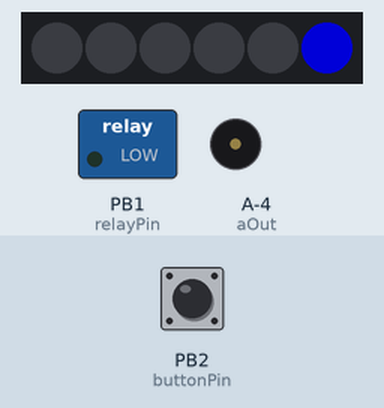
This sketch was run on a simulated ATtiny85, built with avr-gcc and run on an emulated ATtiny85. Parts: 6 RGB LEDs in strip order, left to right, switched loads named in the sketch (green lamp = pin HIGH), buzzer (waves = sounding). The inputs (shaded band) are chosen by the test bench; at power-on: PB2 (buttonPin) LOW. Dim RGB values are drawn brighter than linear.

Above: at 1.2 s.
1.3 s: PB2 (buttonPin) pulled HIGH for 0.15 s
At 3.4 s:
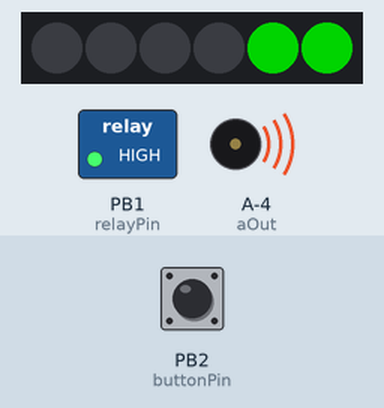
At 4.7 s:
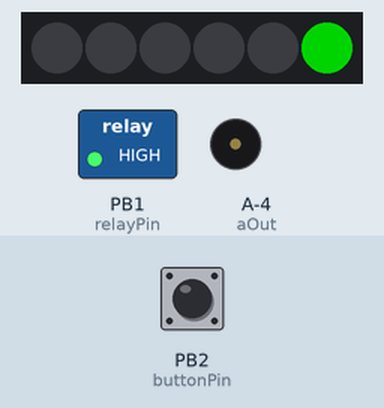
Timing chart, 0 to 7.4 s (numbered marks = the images above; inputs shaded):
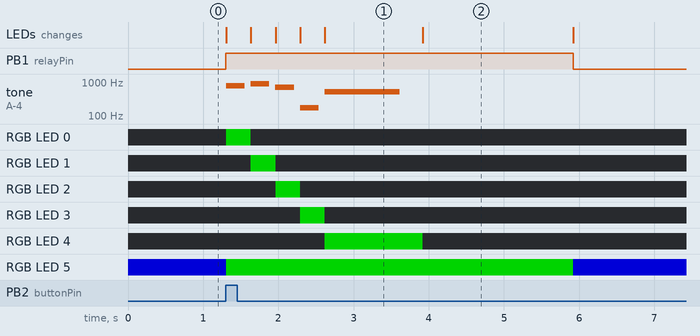

Measured:
- after the input at 1.3 s, PB1 (relayPin): LOW → HIGH at once, → LOW 4.6 s later; tone on A-4 (aOut): plays 784 Hz for 0.25 s, 880 Hz for 0.25 s, 698 Hz for 0.25 s, 175 Hz for 0.25 s, 523 Hz for 1.0 s, starting at once
- what the display in image 1 shows lasts 1.3 s, from 2.6 s to 3.9 s

The sketch:

S61ShlageDoorControl.ino
```cpp
#include "FastLED.h"
#include "pitches.h"

#define NUM_LEDS 6
#define DATA_PIN 6

CRGB leds[NUM_LEDS];
// notes in the melody:
int melody[] = {
  NOTE_G5, NOTE_A5, NOTE_F5, NOTE_F3, NOTE_C5
};
// note durations: 4 = quarter note, 8 = eighth note, etc.:
int noteDurations[] = {
  4, 4, 4, 4, 1
};
// constants won't change. They're used here to
// set pin numbers:
const int relayPin = 1;     // the number of the pushbutton pin
const int buttonPin = 2;     // the number of the pushbutton pin
// neopixel pin in #define
// const int  =  11;      // the number of the relay pin
const int rPin =  13;      // the number of the LED pin
const int bPin =  12;      // the number of the LED pin
// const int sPin =  11;      // the number of the LED pin
const int aOut =  10;      // the number of the LED pin


// variables will change:
int buttonState = 0;         // variable for reading the pushbutton status
void tones() {
  // iterate over the notes of the melody:
  for (int thisNote = 0; thisNote < 5; thisNote++) {

    // to calculate the note duration, take one second divided by the note type.
    //e.g. quarter note = 1000 / 4, eighth note = 1000/8, etc.
    int noteDuration = 1000 / noteDurations[thisNote];
    tone(aOut, melody[thisNote], noteDuration);

    leds[thisNote] = CRGB::Green;
    FastLED.show();

    // to distinguish the notes, set a minimum time between them.
    // the note's duration + 30% seems to work well:
    int pauseBetweenNotes = noteDuration * 1.30;
    delay(pauseBetweenNotes);
    // stop the tone playing:
    noTone(5);

    leds[thisNote] = CRGB::Black;
    FastLED.show();
  }

}
void setup() {
  FastLED.addLeds<NEOPIXEL, DATA_PIN>(leds, NUM_LEDS);

  // initialize the LED pin as an output:
  pinMode(relayPin, OUTPUT);
  pinMode(rPin, OUTPUT);
//  pinMode(sPin, OUTPUT);
  pinMode(bPin, OUTPUT);
  // initialize the pushbutton pin as an input:
  pinMode(buttonPin, INPUT);
  leds[5] = CRGB::White;
  FastLED.show();

  // This is for Trinket 5V 16MHz, you can remove these three lines if you are not using a Trinket
  //#if defined (__AVR_ATtiny85__)
  //  if (F_CPU == 16000000) clock_prescale_set(clock_div_1);
  //#endif
  // End of trinket special code
}

void loop() {
  leds[5] = CRGB::DarkBlue;
  FastLED.show();
  // read the state of the pushbutton value:
  buttonState = digitalRead(buttonPin);

  // check if the pushbutton is pressed.
  // if it is, the buttonState is HIGH:
  if (buttonState == HIGH) {
    // turn relay on:
    digitalWrite(relayPin, HIGH);
    digitalWrite(bPin, HIGH);
    digitalWrite(rPin, LOW);
    leds[5] = CRGB::Green;
    FastLED.show();
    tones();
    delay(2000);
  } else {
    // turn relay off:
    digitalWrite(rPin, HIGH);
    digitalWrite(bPin, LOW);
    digitalWrite(relayPin, LOW);
  }
}
```

pitches.h
```cpp
/*************************************************
 * Public Constants
 *************************************************/

#define NOTE_B0  31
#define NOTE_C1  33
#define NOTE_CS1 35
#define NOTE_D1  37
#define NOTE_DS1 39
#define NOTE_E1  41
#define NOTE_F1  44
#define NOTE_FS1 46
#define NOTE_G1  49
#define NOTE_GS1 52
#define NOTE_A1  55
#define NOTE_AS1 58
#define NOTE_B1  62
#define NOTE_C2  65
#define NOTE_CS2 69
#define NOTE_D2  73
#define NOTE_DS2 78
#define NOTE_E2  82
#define NOTE_F2  87
#define NOTE_FS2 93
#define NOTE_G2  98
#define NOTE_GS2 104
#define NOTE_A2  110
#define NOTE_AS2 117
#define NOTE_B2  123
#define NOTE_C3  131
#define NOTE_CS3 139
#define NOTE_D3  147
#define NOTE_DS3 156
#define NOTE_E3  165
#define NOTE_F3  175
#define NOTE_FS3 185
#define NOTE_G3  196
#define NOTE_GS3 208
#define NOTE_A3  220
#define NOTE_AS3 233
#define NOTE_B3  247
#define NOTE_C4  262
#define NOTE_CS4 277
#define NOTE_D4  294
#define NOTE_DS4 311
#define NOTE_E4  330
#define NOTE_F4  349
#define NOTE_FS4 370
#define NOTE_G4  392
#define NOTE_GS4 415
#define NOTE_A4  440
#define NOTE_AS4 466
#define NOTE_B4  494
#define NOTE_C5  523
#define NOTE_CS5 554
#define NOTE_D5  587
#define NOTE_DS5 622
#define NOTE_E5  659
#define NOTE_F5  698
#define NOTE_FS5 740
#define NOTE_G5  784
#define NOTE_GS5 831
#define NOTE_A5  880
#define NOTE_AS5 932
#define NOTE_B5  988
#define NOTE_C6  1047
#define NOTE_CS6 1109
#define NOTE_D6  1175
#define NOTE_DS6 1245
#define NOTE_E6  1319
#define NOTE_F6  1397
#define NOTE_FS6 1480
#define NOTE_G6  1568
#define NOTE_GS6 1661
#define NOTE_A6  1760
#define NOTE_AS6 1865
#define NOTE_B6  1976
#define NOTE_C7  2093
#define NOTE_CS7 2217
#define NOTE_D7  2349
#define NOTE_DS7 2489
#define NOTE_E7  2637
#define NOTE_F7  2794
#define NOTE_FS7 2960
#define NOTE_G7  3136
#define NOTE_GS7 3322
#define NOTE_A7  3520
#define NOTE_AS7 3729
#define NOTE_B7  3951
#define NOTE_C8  4186
#define NOTE_CS8 4435
#define NOTE_D8  4699
#define NOTE_DS8 4978
```
